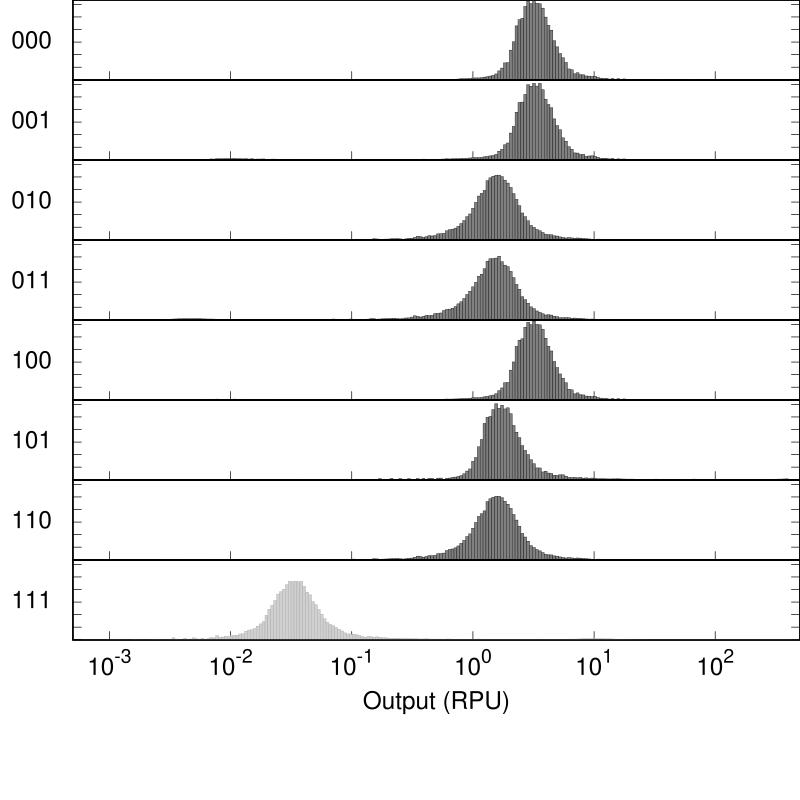

This chart was generated by the following gnuplot code:
set output "demo_FixedGates0xFE_002_A000_YFP_gate.eps"
set terminal postscript  eps  enhanced color "Helvetica, 35" size 8,8
reset
set xtics nomirror
set tics scale 2
set logscale x
set format y "" 
set format x "" 
set xtics (0.001, 0.01, 0.1, 0, 1, 10, 100)
set ytics 0.01
set border 15 lw 2
set lmargin 5
set bmargin 0
set rmargin 0
set tmargin 0
max=500 #max value
min=0.0005 #min value
set xrange [min:max]
set yrange [-0.0002:0.0634671]
set style fill solid 0.5 #fillstyle
set multiplot layout 10,1 rowsfirst
set ylabel "000" rotate by 0
plot "demo_FixedGates0xFE_002_A000_YFP_gate.txt" u (10**$1):2 w boxes lc rgb "black" notitle
set ylabel "001" rotate by 0
plot "demo_FixedGates0xFE_002_A000_YFP_gate.txt" u (10**$1):3 w boxes lc rgb "black" notitle
set ylabel "010" rotate by 0
plot "demo_FixedGates0xFE_002_A000_YFP_gate.txt" u (10**$1):4 w boxes lc rgb "black" notitle
set ylabel "011" rotate by 0
plot "demo_FixedGates0xFE_002_A000_YFP_gate.txt" u (10**$1):5 w boxes lc rgb "black" notitle
set ylabel "100" rotate by 0
plot "demo_FixedGates0xFE_002_A000_YFP_gate.txt" u (10**$1):6 w boxes lc rgb "black" notitle
set ylabel "101" rotate by 0
plot "demo_FixedGates0xFE_002_A000_YFP_gate.txt" u (10**$1):7 w boxes lc rgb "black" notitle
set ylabel "110" rotate by 0
plot "demo_FixedGates0xFE_002_A000_YFP_gate.txt" u (10**$1):8 w boxes lc rgb "black" notitle
set ylabel "111" rotate by 0
set format x "10^{%T}" 
set xlabel "Output (RPU)" 
plot "demo_FixedGates0xFE_002_A000_YFP_gate.txt" u (10**$1):9 w boxes lc rgb "dark-gray" notitle
unset multiplot
